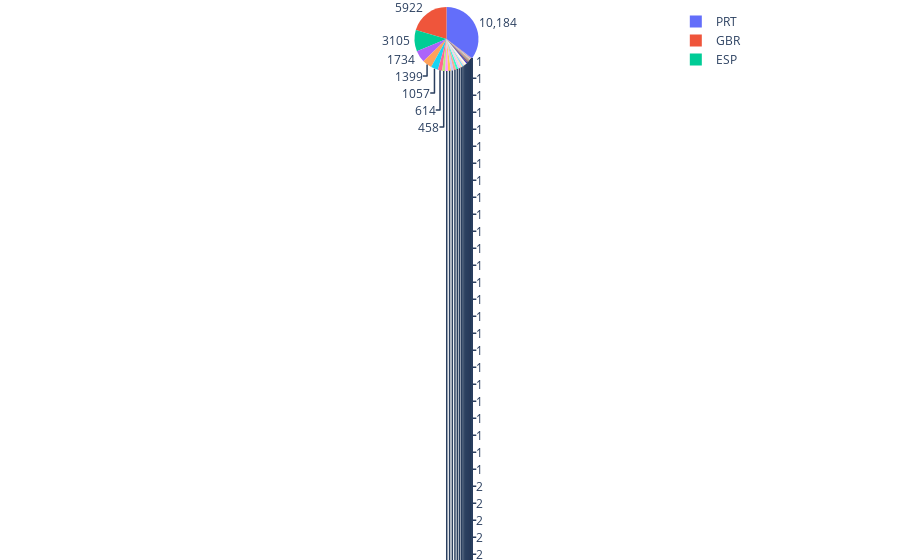

Source (notebook cell):
### Code cell
fig=go.Figure(data=trace)
 
##updating layout
fig.update_layout(margin=dict(t=0, b=0, l=0, r=0))
fig.show()

### Figure 1 — Plotly figure (JSON) as saved in the notebook; plotly's stock layout.template omitted (floating-point values rounded to 4 significant figures)
{"data": [{"hoverinfo": "label+percent", "labels": ["PRT", "GBR", "ESP", "IRL", "FRA", "DEU", "CN", "NLD", 0, "USA", "BEL", "ITA", "BRA", "CHE", "POL", "SWE", "AUT", "ROU", "FIN", "RUS", "CHN", "NOR", "AUS", "DNK", "LUX", "ARG", "LTU", "MAR", "HUN", "IND", "LVA", "EST", "UKR", "CZE", "AGO", "ISR", "TUR", "NZL", "CHL", "ZAF", "COL", "TWN", "OMN", "SVN", "MYS", "JPN", "HRV", "SVK", "PRI", "GRC", "NGA", "PHL", "DZA", "SRB", "GIB", "ISL", "MEX", "KOR", "CYP", "THA", "CPV", "JAM", "BGR", "URY", "IRN", "CUB", "SGP", "GEO", "BLR", "KAZ", "SUR", "IDN", "CAF", "MOZ", "LBN", "ARE", "DOM", "MLT", "CRI", "JOR", "MDV", "ZWE", "AZE", "CIV", "KWT", "PAK", "VEN", "AND", "VNM", "CMR", "ALB", "ECU", "ARM", "MWI", "SYR", "UGA", "BDI", "LKA", "CYM", "DJI", "TGO", "QAT", "MKD", "EGY", "ZMB", "MAC", "NPL", "SAU", "UZB", "MUS", "SMR", "PLW", "COM", "BIH", "HKG", "BWA", "MDG", "BHS", "PER"], "textinfo": "value", "type": "pie", "values": [10184, 5922, 3105, 1734, 1399, 1057, 614, 458, 419, 407, 389, 379, 329, 323, 294, 231, 176, 145, 135, 128, 125, 100, 72, 60, 54, 48, 45, 39, 38, 33, 29, 29, 23, 23, 17, 16, 16, 14, 14, 13, 12, 12, 11, 10, 10, 9, 9, 9, 9, 8, 8, 7, 7, 7, 7, 6, 6, 6, 6, 6, 5, 5, 5, 5, 5, 4, 4, 4, 4, 4, 4, 3, 3, 3, 3, 3, 3, 2, 2, 2, 2, 2, 2, 2, 2, 2, 2, 2, 2, 2, 2, 2, 2, 2, 1, 1, 1, 1, 1, 1, 1, 1, 1, 1, 1, 1, 1, 1, 1, 1, 1, 1, 1, 1, 1, 1, 1, 1, 1]}], "layout": {"margin": {"b": 0, "l": 0, "r": 0, "t": 0}}}
